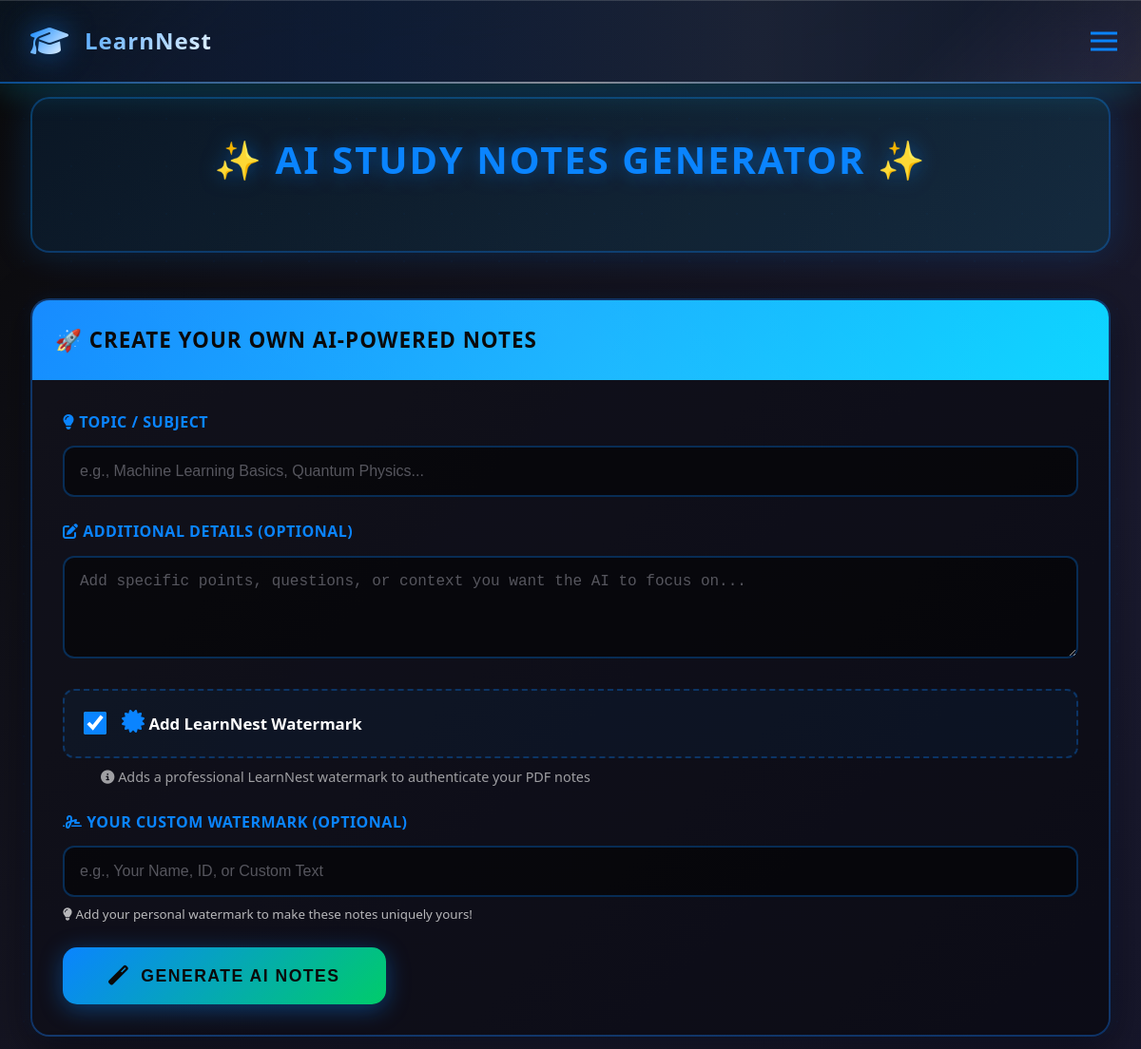
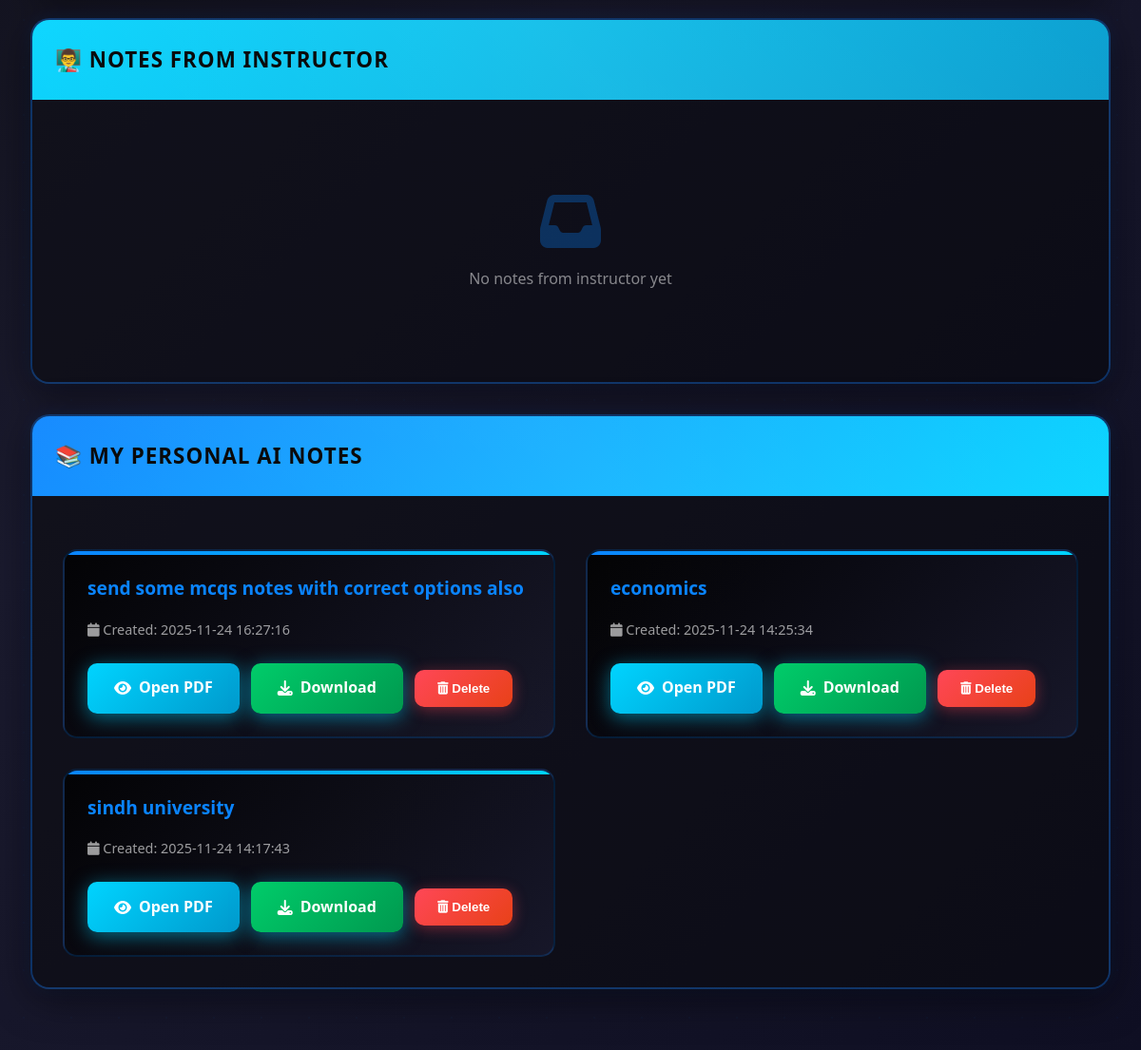
Screenshot of /course/1/ai_notes (signed in) with the database file from the repository (2 pictures, top to bottom).
### tables this page shows
CREATE TABLE ai_notes (
                    id INTEGER PRIMARY KEY AUTOINCREMENT,
                    course_id INTEGER NOT NULL,
                    topic TEXT NOT NULL,
                    content TEXT NOT NULL,
                    pdf_path TEXT,
                    created_by INTEGER NOT NULL,
                    created_at TIMESTAMP DEFAULT CURRENT_TIMESTAMP,
                    is_instructor_note BOOLEAN DEFAULT 0,
                    sent_to_students BOOLEAN DEFAULT 0,
                    FOREIGN KEY (course_id) REFERENCES courses (id),
                    FOREIGN KEY (created_by) REFERENCES users (id)
                );

### app.py (the view)
@app.route('/course/<int:course_id>/ai_notes')
@login_required
def ai_notes_page(course_id):
    with db_lock:
        conn = get_db_connection()
        course = conn.execute('SELECT * FROM courses WHERE id = ?', (course_id,)).fetchone()
        if not course:
            conn.close()
            flash('Course not found', 'error')
            return redirect(url_for('dashboard'))
        if current_user.role == 'instructor':
            if course['instructor_id'] != current_user.id:
                conn.close()
                flash('You do not have permission to access this course', 'error')
                return redirect(url_for('dashboard'))
            my_notes = conn.execute('''SELECT * FROM ai_notes WHERE course_id = ? AND created_by = ?
                AND is_instructor_note = 1 ORDER BY created_at DESC''',
                (course_id, current_user.id)).fetchall()
            conn.close()
            return render_template('ai_notes_instructor.html', course=course, notes=my_notes)
        else:
            enrollment = conn.execute('''SELECT * FROM enrollments WHERE course_id = ? AND student_id = ?
                AND status = 'approved' ''', (course_id, current_user.id)).fetchone()
            if not enrollment:
                conn.close()
                flash('You are not enrolled in this course', 'error')
                return redirect(url_for('dashboard'))
            instructor_notes = conn.execute('''SELECT an.*, u.full_name as instructor_name FROM ai_notes an
                JOIN users u ON an.created_by = u.id
                WHERE an.course_id = ? AND an.is_instructor_note = 1 AND an.sent_to_students = 1
                ORDER BY an.created_at DESC''', (course_id,)).fetchall()
            my_notes = conn.execute('''SELECT * FROM ai_notes WHERE course_id = ? AND created_by = ?
                AND is_instructor_note = 0 ORDER BY created_at DESC''',
                (course_id, current_user.id)).fetchall()
            conn.close()
            return render_template('ai_notes_student.html', course=course,
                instructor_notes=instructor_notes, my_notes=my_notes)

### app.py (called while the page is built)
@app.context_processor
def inject_csrf_token():
    if 'csrf_token' not in session:
        session['csrf_token'] = secrets.token_urlsafe(32)
    return dict(csrf_token=session['csrf_token'])

def get_db_connection():
    conn = sqlite3.connect(DATABASE, timeout=30)
    conn.execute('PRAGMA journal_mode=WAL;')
    conn.execute('PRAGMA synchronous=NORMAL;')
    conn.execute('PRAGMA cache_size=10000;')
    conn.execute('PRAGMA temp_store=MEMORY;')
    conn.row_factory = sqlite3.Row
    return conn

@login_manager.user_loader
def load_user(user_id):
    try:
        with db_lock:
            conn = get_db_connection()
            user = conn.execute(
                'SELECT * FROM users WHERE id = ? AND is_active = 1', (user_id,)
            ).fetchone()
            conn.close()
        if user:
            profile_pic = user['profile_picture'] if 'profile_picture' in user.keys() else None
            return User(user['id'], user['username'], user['email'], user['role'],
                       user['full_name'], user['created_at'], user['is_active'],
                       user['instructor_approval_status'] if user['instructor_approval_status'] else 'approved',
                       user['approved_by'],
                       user['approved_at'],
                       profile_pic)
    except sqlite3.OperationalError:
        pass
    return None

    def is_student(self):
        return self.role == 'student'

### templates/ai_notes_student.html (shortened to what this page needs)
{% extends "base.html" %}
{% block content %}
<div class="ai-notes-bg"></div>
<div class="container-fluid">
    <div class="page-header">
        <h2>✨ AI STUDY NOTES GENERATOR ✨</h2>
    </div>
    <div class="dark-card">
        <div class="card-header">
            <h5>🚀 Create Your Own AI-Powered Notes</h5>
        </div>
        <div class="card-body">
            <form id="createNotesForm">
                <div class="form-group">
                    <label for="topic"><i class="fas fa-lightbulb"></i> Topic / Subject</label>
                    <input type="text" class="form-control" id="topic" name="topic"
                           placeholder="e.g., Machine Learning Basics, Quantum Physics..." required>
                </div>
                <div class="form-group">
                    <label for="additional_context"><i class="fas fa-edit"></i> Additional Details (Optional)</label>
                    <textarea class="form-control" id="additional_context" name="additional_context" rows="4"
                              placeholder="Add specific points, questions, or context you want the AI to focus on..."></textarea>
                </div>
                <div class="watermark-option">
                    <input type="checkbox" class="watermark-checkbox" id="add_watermark" name="add_watermark" checked>
                    <label class="watermark-label" for="add_watermark">
                        <i class="fas fa-certificate watermark-icon"></i>
                        <strong>Add LearnNest Watermark</strong>
                    </label>
                </div>
                <p class="watermark-description">
                    <i class="fas fa-info-circle"></i> Adds a professional LearnNest watermark to authenticate your PDF notes
                </p>
                <div class="form-group" style="margin-top: 1.5rem;">
                    <label for="custom_watermark"><i class="fas fa-signature"></i> Your Custom Watermark (Optional)</label>
                    <input type="text" class="form-control" id="custom_watermark" name="custom_watermark"
                           placeholder="e.g., Your Name, ID, or Custom Text" maxlength="50">
                    <small style="color: rgba(255, 255, 255, 0.7); display: block; margin-top: 0.5rem;">
                        <i class="fas fa-lightbulb"></i> Add your personal watermark to make these notes uniquely yours!
                    </small>
                </div>
                <button type="submit" class="btn-generate">
                    <i class="fas fa-magic"></i>
                    <span>Generate AI Notes</span>
                </button>
            </form>
        </div>
    </div>
    <div class="dark-card">
        <div class="card-header" style="background: linear-gradient(135deg, #00d4ff, #0099cc) !important;">
            <h5>👨‍🏫 Notes from Instructor</h5>
        </div>
        <div class="card-body">
            {% if instructor_notes %}
                <div class="notes-grid">
                    {% for note in instructor_notes %}
                    <div class="note-card">
                        <div class="note-title">{{ note.topic }}</div>
                        <p class="note-instructor">👨‍🏫 By: {{ note.instructor_name }}</p>
                        <p class="note-meta">
                            <i class="fas fa-calendar"></i> {{ note.created_at }}
                        </p>
                        <div class="note-actions">
                            {% if note.pdf_path %}
                            <a href="/uploads/{{ note.pdf_path }}" target="_blank" class="btn-download" style="text-decoration: none; display: inline-flex; align-items: center; gap: 0.5rem;">
                                <i class="fas fa-eye"></i> Open PDF
                            </a>
                            <a href="/uploads/{{ note.pdf_path }}" download="{{ note.topic }}.pdf" class="btn-download" style="text-decoration: none; display: inline-flex; align-items: center; gap: 0.5rem; background: linear-gradient(135deg, #00cc6a, #00994f) !important;">
                                <i class="fas fa-download"></i> Download
                            </a>
                            {% else %}
                            <span style="color: rgba(255,255,255,0.5); font-style: italic;">PDF not available</span>
                            {% endif %}
                        </div>
                    </div>
                    {% endfor %}
                </div>
            {% else %}
                <div class="empty-state">
                    <i class="fas fa-inbox"></i>
                    <p>No notes from instructor yet</p>
                </div>
            {% endif %}
        </div>
    </div>
    <div class="dark-card">
        <div class="card-header">
            <h5>📚 My Personal AI Notes</h5>
        </div>
        <div class="card-body">
            {% if my_notes %}
                <div class="notes-grid">
                    {% for note in my_notes %}
                    <div class="note-card">
                        <div class="note-title">{{ note.topic }}</div>
                        <p class="note-meta">
                            <i class="fas fa-calendar"></i> Created: {{ note.created_at }}
                        </p>
                        <div class="note-actions">
                            {% if note.pdf_path %}
                            <a href="/uploads/{{ note.pdf_path }}" target="_blank" class="btn-download" style="text-decoration: none; display: inline-flex; align-items: center; gap: 0.5rem;">
                                <i class="fas fa-eye"></i> Open PDF
                            </a>
                            <a href="/uploads/{{ note.pdf_path }}" download="{{ note.topic }}.pdf" class="btn-download" style="text-decoration: none; display: inline-flex; align-items: center; gap: 0.5rem; background: linear-gradient(135deg, #00cc6a, #00994f) !important;">
                                <i class="fas fa-download"></i> Download
                            </a>
                            {% else %}
                            <span style="color: rgba(255,255,255,0.5); font-style: italic;">PDF not generated yet</span>
                            {% endif %}
                            <button class="btn-delete" onclick="deleteNote({{ note.id }})">
                                <i class="fas fa-trash-alt"></i> Delete
                            </button>
                        </div>
                    </div>
                    {% endfor %}
                </div>
            {% else %}
                <div class="empty-state">
                    <i class="fas fa-book-open"></i>
                    <p>You haven't created any notes yet. Start generating!</p>
                </div>
            {% endif %}
        </div>
    </div>
</div>
{% endblock %}

### templates/base.html (style rules this page uses)
:root { --black: #000000; --gray-50: #0D0D0D; --gray-100: #1C1C1E; --gray-200: #2C2C2E; --gray-300: #3A3A3C; --gray-400: #48484A; --gray-500: #636366; --gray-600: #8E8E93; --gray-700: #9999A5; --gray-800: #AEAEB2; --gray-900: #C7C7CC; --white: #ffffff; --primary: #0A84FF; --primary-dark: #006EDC; --success: #0A84FF; --warning: #FF9F0A; --info: #64D2FF; --danger: #FF453A; --accent: #BF5AF2; --text-primary: #FFFFFF; --text-secondary: #9999A5; --text-light: #56565E; --text-disabled: #3A3A3E; --background: var(--black); --card-bg: var(--gray-100); --card-hover: var(--gray-200); --border: var(--gray-300); --border-light: var(--gray-400); --shadow-sm: 0 2px 8px rgba(0, 0, 0, 0.4); --shadow: 0 2px 12px rgba(0, 0, 0, 0.5); --shadow-md: 0 4px 16px rgba(0, 0, 0, 0.6); --shadow-lg: 0 4px 20px rgba(0, 0, 0, 0.6); --shadow-xl: 0 8px 32px rgba(0, 0, 0, 0.7); --gradient-primary: linear-gradient(135deg, var(--primary) 0%, var(--primary-dark) 100%); --gradient-success: linear-gradient(135deg, var(--success) 0%, #28CD4B 100%); --gradient-warning: linear-gradient(135deg, var(--warning) 0%, #FF8800 100%); --gradient-accent: linear-gradient(135deg, var(--accent) 0%, #A646E8 100%); --gradient-bg: linear-gradient(135deg, var(--black) 0%, var(--gray-50) 100%); --radius-sm: 0.5rem; --radius: 0.75rem; --radius-md: 1rem; --radius-lg: 1.25rem; --radius-xl: 1.5rem; }
* { margin: 0; padding: 0; box-sizing: border-box; }
body { font-family: system-ui, -apple-system, sans-serif; background: linear-gradient(135deg, var(--black) 0%, var(--gray-100) 100%); min-height: 100vh; line-height: 1.6; color: var(--text-primary); margin: 0; padding-top: 70px; }
.page-header { display: flex; justify-content: space-between; align-items: center; margin-bottom: 2rem; padding: 2rem; background: var(--card-bg); border-radius: var(--radius-lg); box-shadow: var(--shadow-md); border: 1px solid var(--border); }
.form-group { margin-bottom: 1.5rem; }
.form-group label { display: block; margin-bottom: 0.5rem; font-weight: 600; color: var(--text-primary); }
.form-group input, .form-group select, .form-group textarea { width: 100%; padding: 0.75rem 1rem; border: 1px solid var(--border); border-radius: var(--radius); font-size: 1rem; transition: all 0.2s; color: var(--text-primary); background: var(--gray-200); }
.form-group input::placeholder, .form-group textarea::placeholder { color: var(--text-light); }
.empty-state { text-align: center; padding: 3rem 2rem; color: var(--text-secondary); }
.empty-state i { font-size: 3rem; color: var(--gray-400); margin-bottom: 1rem; }
@media (max-width: 1200px) { .page-header { flex-direction: column; gap: 1.5rem; text-align: center; } }
body, .navbar, .card, .stat-card, .btn, .form-group input, .form-group select, .form-group textarea { transition: background-color 0.3s ease, color 0.3s ease, border-color 0.3s ease; }

### rows the page displays
ai_notes: topic "send some mcqs notes with correct options also", created_at "2025-11-24 16:27:16"
ai_notes: topic "economics", created_at "2025-11-24 14:25:34"
ai_notes: topic "sindh university", created_at "2025-11-24 14:17:43"
